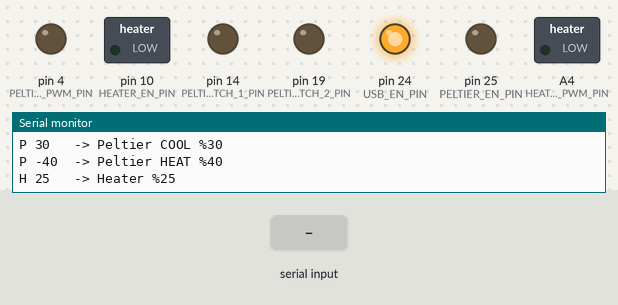
This sketch was run on a simulated Arduino Mega 2560, built with avr-gcc and run on an emulated ATmega2560. Parts: switched loads named in the sketch (green lamp = pin HIGH), output pins drawn as LEDs (lit = HIGH), the last lines printed to the serial monitor. The test bench sets the inputs (shaded band).

Above: at 1.2 s.
1.3 s: "P90\n" received over Serial
At 2.7 s:
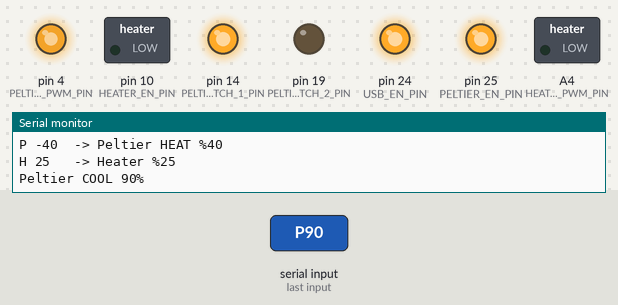
3.2 s: "H90\n" received over Serial
At 4.3 s:
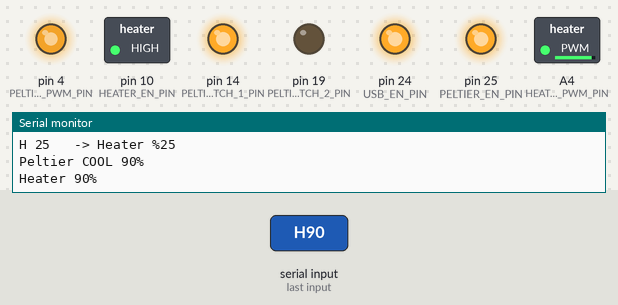
4.7 s: "P,45\n" received over Serial
At 6.3 s:
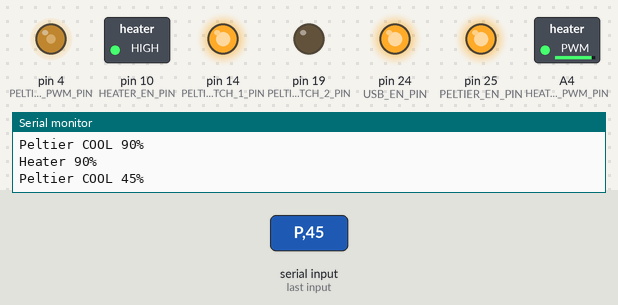
6.6 s: "H" received over Serial
At 8.8 s:
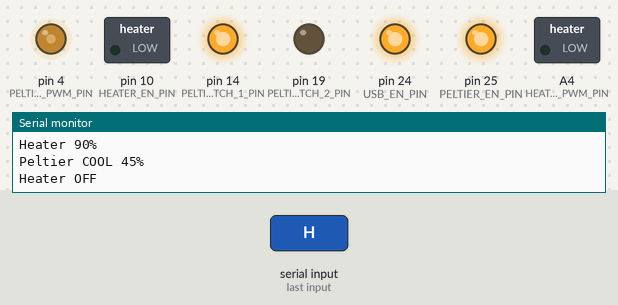
9.1 s: "P,45\n" received over Serial
At 9.35 s:
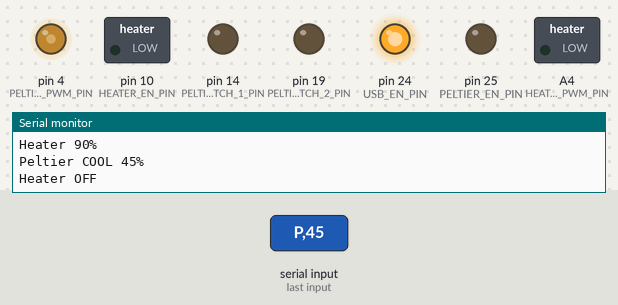
Timing chart, 0 to 12.0 s (numbered marks = the images above; inputs shaded):
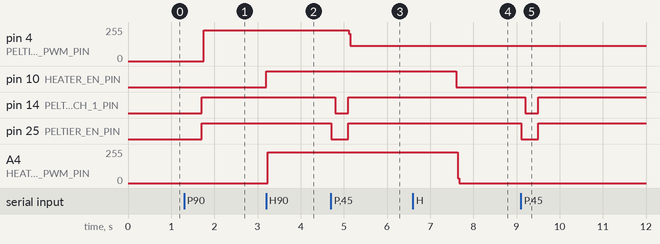

The sketch:

heaterAndPeltier.ino
```cpp
#include <Arduino.h>

/* ===================== PINLER ===================== */
// ---- PELTIER ----
#define PELTIER_PWM_PIN       4
#define PELTIER_SWITCH_1_PIN  14
#define PELTIER_SWITCH_2_PIN  19
#define PELTIER_EN_PIN        25

// ---- HEATER ----
#define HEATER_EN_PIN   10
#define HEATER_PWM_PIN  A4

#define USB_EN_PIN 24

// ---- TIMER ----
#define T1_PERIOD_TICKS 266   // ~30 kHz @16MHz, prescaler yok

/* ===================== PELTIER PWM STATE ===================== */
volatile bool     peltierEnabled = false;
volatile bool     peltierPinHigh = false;
volatile uint16_t peltierOnTicks  = 0;
volatile uint16_t peltierOffTicks = T1_PERIOD_TICKS;
volatile uint16_t peltierCtr = 0;

/* ===================== HEATER PWM STATE ===================== */
volatile bool     heaterEnabled = false;
volatile bool     heaterPinHigh = false;
volatile uint16_t heaterOnTicks  = 0;
volatile uint16_t heaterOffTicks = T1_PERIOD_TICKS;
volatile uint16_t heaterCtr = 0;

/* ===================== ORTAK ===================== */
static inline uint16_t dutyToTicks(uint8_t percent)
{
  if (percent > 100) percent = 100;
  return (uint32_t)percent * T1_PERIOD_TICKS / 100u;
}

/* ===================== TIMER1 ===================== */
void setupTimer1CTC()
{
  TCCR1A = 0;
  TCCR1B = (1 << WGM12) | (1 << CS10);
  OCR1A  = T1_PERIOD_TICKS;
  TIMSK1 |= (1 << OCIE1A);
}

/* ===================== PELTIER YÖN ===================== */
void setPeltierCooling()
{
  digitalWrite(PELTIER_EN_PIN, LOW);
  delay(100);
  digitalWrite(PELTIER_SWITCH_1_PIN, LOW);
  digitalWrite(PELTIER_SWITCH_2_PIN, LOW);
  delay(300);
  digitalWrite(PELTIER_SWITCH_1_PIN, HIGH);
}

void setPeltierHeating()
{
  digitalWrite(PELTIER_EN_PIN, LOW);
  delay(100);
  digitalWrite(PELTIER_SWITCH_1_PIN, LOW);
  digitalWrite(PELTIER_SWITCH_2_PIN, LOW);
  delay(300);
  digitalWrite(PELTIER_SWITCH_2_PIN, HIGH);
}

/* ===================== PELTIER ===================== */
void disablePeltier()
{
  noInterrupts();
  peltierEnabled = false;
  peltierOnTicks = 0;
  peltierOffTicks = T1_PERIOD_TICKS;
  interrupts();

  digitalWrite(PELTIER_PWM_PIN, LOW);
  digitalWrite(PELTIER_EN_PIN, LOW);
  digitalWrite(PELTIER_SWITCH_1_PIN, LOW);
  digitalWrite(PELTIER_SWITCH_2_PIN, LOW);

  Serial.println(F("Peltier OFF"));
}

void enablePeltier(int8_t percent)
{
  bool heating = (percent < 0);
  uint8_t duty = abs(percent);

  if (heating) setPeltierHeating();
  else         setPeltierCooling();

  noInterrupts();
  peltierOnTicks  = dutyToTicks(duty);
  peltierOffTicks = T1_PERIOD_TICKS - peltierOnTicks;
  peltierEnabled  = true;
  peltierCtr = 0;
  interrupts();

  digitalWrite(PELTIER_EN_PIN, HIGH);

  Serial.print(F("Peltier "));
  Serial.print(heating ? F("HEAT ") : F("COOL "));
  Serial.print(duty);
  Serial.println(F("%"));
}

/* ===================== HEATER ===================== */
void disableHeater()
{
  noInterrupts();
  heaterEnabled = false;
  heaterOnTicks = 0;
  heaterOffTicks = T1_PERIOD_TICKS;
  interrupts();

  digitalWrite(HEATER_PWM_PIN, LOW);
  digitalWrite(HEATER_EN_PIN, LOW);

  Serial.println(F("Heater OFF"));
}

void enableHeater(uint8_t percent)
{
  noInterrupts();
  heaterOnTicks  = dutyToTicks(percent);
  heaterOffTicks = T1_PERIOD_TICKS - heaterOnTicks;
  heaterEnabled  = true;
  heaterCtr = 0;
  interrupts();

  digitalWrite(HEATER_EN_PIN, HIGH);

  Serial.print(F("Heater "));
  Serial.print(percent);
  Serial.println(F("%"));
}

/* ===================== SETUP ===================== */
void setup()
{
  Serial.begin(9600);

  pinMode(PELTIER_PWM_PIN, OUTPUT);
  pinMode(PELTIER_SWITCH_1_PIN, OUTPUT);
  pinMode(PELTIER_SWITCH_2_PIN, OUTPUT);
  pinMode(PELTIER_EN_PIN, OUTPUT);

  pinMode(HEATER_PWM_PIN, OUTPUT);
  pinMode(HEATER_EN_PIN, OUTPUT);

  pinMode(USB_EN_PIN, OUTPUT);
  digitalWrite(USB_EN_PIN, HIGH);

  disablePeltier();
  disableHeater();

  setupTimer1CTC();

  Serial.println(F("READdddd--------ddddY"));
  Serial.println(F("Commands:"));
  Serial.println(F("P 30   -> Peltier COOL %30"));
  Serial.println(F("P -40  -> Peltier HEAT %40"));
  Serial.println(F("H 25   -> Heater %25"));
}

/* ===================== LOOP ===================== */
void loop()
{
  if (!Serial.available()) return;

  char dev = Serial.read();
  long val = Serial.parseInt();

  if (dev == 'P' || dev == 'p') {
    if (val == 0) disablePeltier();
    else enablePeltier(val);
  }

  if (dev == 'H' || dev == 'h') {
    if (val == 0) disableHeater();
    else enableHeater(val);
  }
}

/* ===================== ISR ===================== */
ISR(TIMER1_COMPA_vect)
{
  /* ---- PELTIER PWM ---- */
  if (peltierEnabled && peltierOnTicks) {
    if (peltierPinHigh) {
      if (++peltierCtr >= peltierOnTicks) {
        digitalWrite(PELTIER_PWM_PIN, LOW);
        peltierPinHigh = false;
        peltierCtr = 0;
      }
    } else {
      if (++peltierCtr >= peltierOffTicks) {
        digitalWrite(PELTIER_PWM_PIN, HIGH);
        peltierPinHigh = true;
        peltierCtr = 0;
      }
    }
  }

  /* ---- HEATER PWM ---- */
  if (heaterEnabled && heaterOnTicks) {
    if (heaterPinHigh) {
      if (++heaterCtr >= heaterOnTicks) {
        digitalWrite(HEATER_PWM_PIN, LOW);
        heaterPinHigh = false;
        heaterCtr = 0;
      }
    } else {
      if (++heaterCtr >= heaterOffTicks) {
        digitalWrite(HEATER_PWM_PIN, HIGH);
        heaterPinHigh = true;
        heaterCtr = 0;
      }
    }
  }
}
```

Measured:
- after the input at 1.3 s, pin 4 (PELTIER_PWM_PIN): 0/255 → 229/255 after 0.45 s; pin 14 (PELTIER_SWITCH_1_PIN), pin 25 (PELTIER_EN_PIN): LOW → HIGH after 0.40 s
- after the input at 3.2 s, pin 10 (HEATER_EN_PIN): LOW → HIGH at once; A4 (HEATER_PWM_PIN): 0/255 → 232/255 at once
- after the input at 4.7 s, pin 4 (PELTIER_PWM_PIN): 229/255 → 114/255 after 0.41 s; pin 14 (PELTIER_SWITCH_1_PIN): HIGH → LOW after 0.11 s, → HIGH 0.30 s later; pin 25 (PELTIER_EN_PIN): HIGH → LOW at once, → HIGH 0.40 s later
- after the input at 6.6 s, pin 10 (HEATER_EN_PIN): HIGH → LOW after 1.0 s; A4 (HEATER_PWM_PIN): 232/255 → 0/255 after 1.0 s
- after the input at 9.1 s, pin 14 (PELTIER_SWITCH_1_PIN): HIGH → LOW after 0.11 s, → HIGH 0.30 s later; pin 25 (PELTIER_EN_PIN): HIGH → LOW at once, → HIGH 0.40 s later
